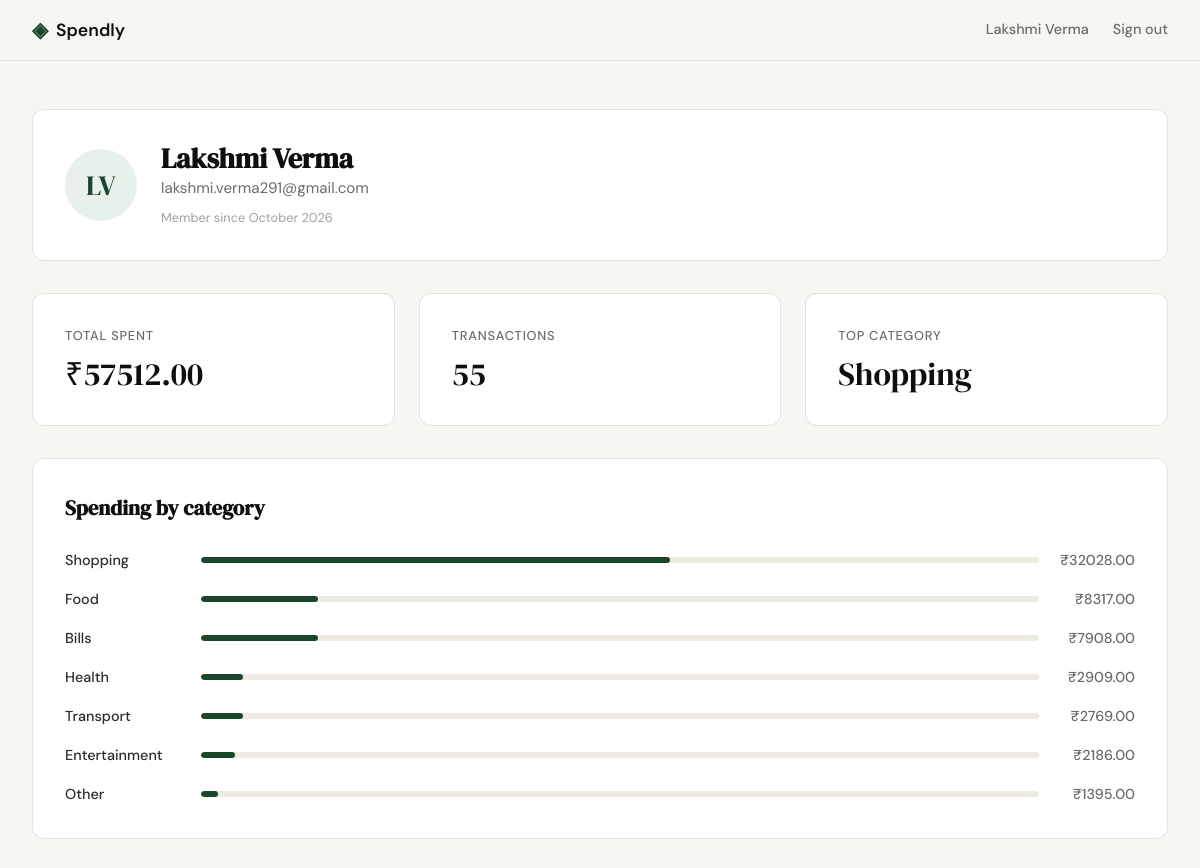
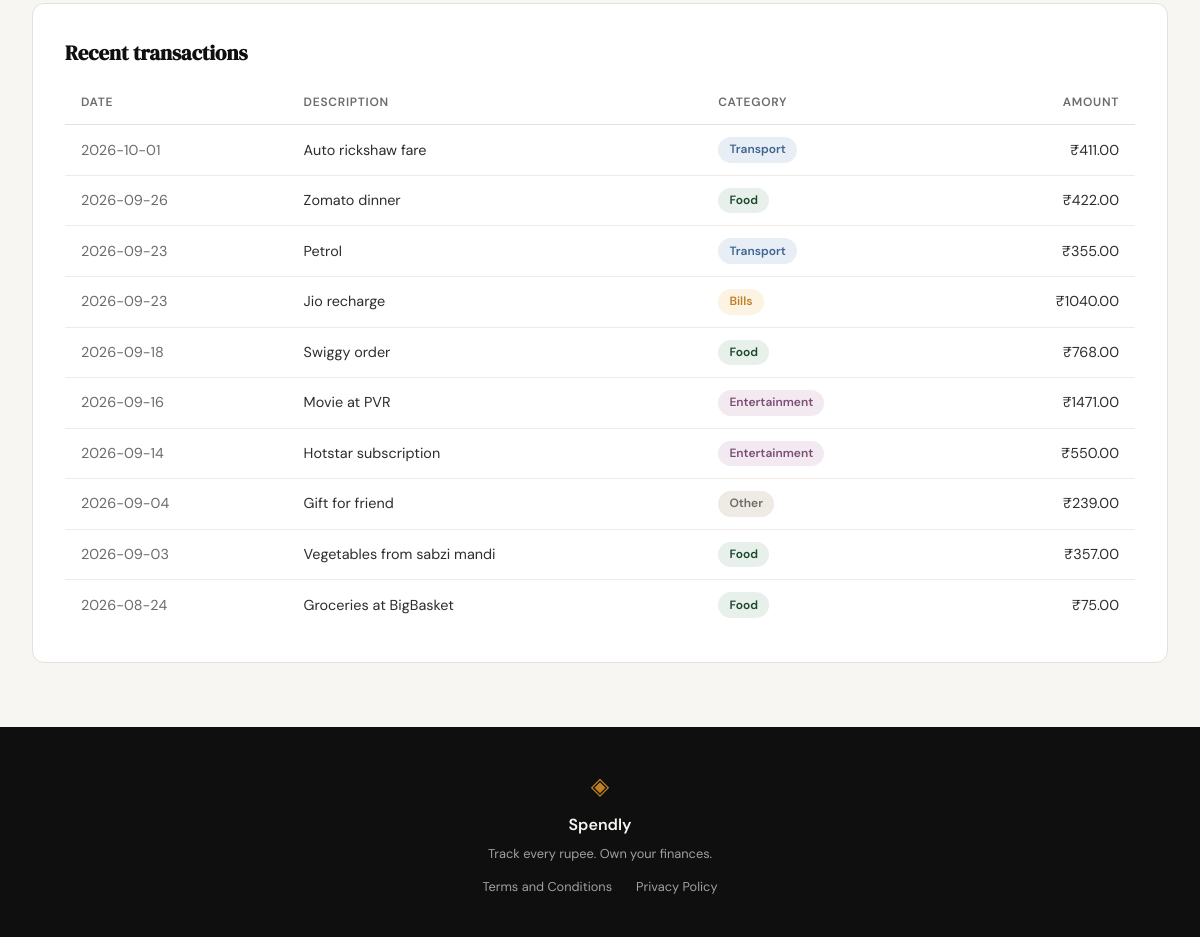
Screenshot of /profile (signed in) with the database file from the repository (2 pictures, top to bottom).
### tables this page shows
CREATE TABLE users (
                id            INTEGER PRIMARY KEY AUTOINCREMENT,
                name          TEXT NOT NULL,
                email         TEXT NOT NULL UNIQUE,
                password_hash TEXT NOT NULL,
                created_at    TEXT DEFAULT (datetime('now'))
            );

CREATE TABLE expenses (
                id          INTEGER PRIMARY KEY AUTOINCREMENT,
                user_id     INTEGER NOT NULL REFERENCES users(id),
                amount      REAL NOT NULL,
                category    TEXT NOT NULL,
                date        TEXT NOT NULL,
                description TEXT,
                created_at  TEXT DEFAULT (datetime('now'))
            );

### app.py (the view)
@app.route("/profile")
def profile():
    user_id = session.get("user_id")
    if not user_id:
        return redirect(url_for("login"))
    row = get_user_by_id(user_id)
    if row is None:
        session.clear()
        return redirect(url_for("login"))
    user = {
        "name": row["name"],
        "email": row["email"],
        "initials": _initials(row["name"]),
        "member_since": _member_since(row["created_at"]),
    }
    return render_template(
        "profile.html",
        user=user,
        stats=get_summary_stats(user_id),
        transactions=get_recent_transactions(user_id),
        categories=get_category_breakdown(user_id),
    )

### app.py (called while the page is built)
def _initials(name):
    return "".join(w[0] for w in name.split()[:2]).upper() or "?"

def _member_since(created_at):
    try:
        return datetime.strptime(created_at, "%Y-%m-%d %H:%M:%S").strftime("%B %Y")
    except (TypeError, ValueError):
        return "—"

### database/db.py (called while the page is built)
def get_db():
    conn = sqlite3.connect(DB_PATH)
    conn.row_factory = sqlite3.Row
    conn.execute("PRAGMA foreign_keys = ON")
    return conn

def get_user_by_id(user_id):
    conn = get_db()
    try:
        return conn.execute(
            "SELECT name, email, created_at FROM users WHERE id = ?", (user_id,)
        ).fetchone()
    finally:
        conn.close()

def get_summary_stats(user_id):
    conn = get_db()
    try:
        total, count = conn.execute(
            "SELECT COALESCE(SUM(amount), 0), COUNT(*) FROM expenses "
            "WHERE user_id = ?",
            (user_id,),
        ).fetchone()
        top = conn.execute(
            "SELECT category FROM expenses WHERE user_id = ? "
            "GROUP BY category ORDER BY SUM(amount) DESC LIMIT 1",
            (user_id,),
        ).fetchone()
    finally:
        conn.close()
    return {
        "total_spent": total,
        "transaction_count": count,
        "top_category": top["category"] if top else None,
    }

def get_recent_transactions(user_id, limit=10):
    conn = get_db()
    try:
        rows = conn.execute(
            "SELECT date, description, category, amount FROM expenses "
            "WHERE user_id = ? ORDER BY date DESC, id DESC LIMIT ?",
            (user_id, limit),
        ).fetchall()
    finally:
        conn.close()
    return [dict(r) for r in rows]

def get_category_breakdown(user_id):
    conn = get_db()
    try:
        rows = conn.execute(
            "SELECT category, SUM(amount) AS amount FROM expenses "
            "WHERE user_id = ? GROUP BY category ORDER BY amount DESC",
            (user_id,),
        ).fetchall()
    finally:
        conn.close()
    total = sum(r["amount"] for r in rows)
    if not total:
        return []
    return [
        {
            "name": r["category"],
            "amount": r["amount"],
            "percent": round(r["amount"] / total * 100),
        }
        for r in rows
    ]

### templates/profile.html (shortened to what this page needs)
{% extends "base.html" %}
{% block head %}
<link rel="stylesheet" href="{{ url_for('static', filename='css/profile.css') }}">
{% endblock %}
{% block content %}
<section class="profile-page">
    <div class="profile-inner">
        <div class="profile-card profile-user">
            <div class="profile-avatar">{{ user.initials }}</div>
            <div>
                <h1 class="profile-name">{{ user.name }}</h1>
                <p class="profile-email">{{ user.email }}</p>
                <p class="profile-since">Member since {{ user.member_since }}</p>
            </div>
        </div>
        <div class="profile-stats">
            <div class="profile-card">
                <p class="profile-stat-label">Total spent</p>
                <p class="profile-stat-value">₹{{ "%.2f"|format(stats.total_spent) }}</p>
            </div>
            <div class="profile-card">
                <p class="profile-stat-label">Transactions</p>
                <p class="profile-stat-value">{{ stats.transaction_count }}</p>
            </div>
            <div class="profile-card">
                <p class="profile-stat-label">Top category</p>
                <p class="profile-stat-value">{{ stats.top_category or "—" }}</p>
            </div>
        </div>
        <div class="profile-card">
            <h2 class="profile-section-title">Spending by category</h2>
            {% if categories %}
            <ul class="profile-breakdown">
                {% for c in categories %}
                <li class="profile-breakdown-row">
                    <span class="profile-breakdown-name">{{ c.name }}</span>
                    <progress class="profile-bar" max="100" value="{{ c.percent }}">{{ c.percent }}%</progress>
                    <span class="profile-breakdown-amount">₹{{ "%.2f"|format(c.amount) }}</span>
                </li>
                {% endfor %}
            </ul>
            {% else %}
            <p class="profile-empty">No spending yet.</p>
            {% endif %}
        </div>
        <div class="profile-card">
            <h2 class="profile-section-title">Recent transactions</h2>
            {% if transactions %}
            <div class="profile-table-wrap">
                <table class="profile-table">
                    <thead>
                        <tr>
                            <th>Date</th>
                            <th>Description</th>
                            <th>Category</th>
                            <th class="profile-num">Amount</th>
                        </tr>
                    </thead>
                    <tbody>
                        {% for t in transactions %}
                        <tr>
                            <td class="profile-date">{{ t.date }}</td>
                            <td>{{ t.description }}</td>
                            <td><span class="badge badge-{{ t.category|lower }}">{{ t.category }}</span></td>
                            <td class="profile-num">₹{{ "%.2f"|format(t.amount) }}</td>
                        </tr>
                        {% endfor %}
                    </tbody>
                </table>
            </div>
            {% else %}
            <p class="profile-empty">No transactions yet.</p>
            {% endif %}
        </div>
    </div>
</section>
{% endblock %}

### templates/base.html (shortened to what this page needs)
<!DOCTYPE html>
<html lang="en">
<head>
    <link rel="stylesheet" href="{{ url_for('static', filename='css/style.css') }}">
    {% block head %}{% endblock %}
</head>
<body>
    <nav class="navbar">
        <div class="nav-inner">
            <a href="{{ url_for('landing') }}" class="nav-brand">
                <span class="brand-icon">◈</span>
                <span class="brand-name">Spendly</span>
            </a>
            <div class="nav-links">
                {% if session.get('user_id') %}
                <a href="{{ url_for('profile') }}">{{ session.get('user_name') or 'Profile' }}</a>
                <a href="{{ url_for('logout') }}">Sign out</a>
                {% else %}
                <a href="{{ url_for('login') }}">Sign in</a>
                <a href="{{ url_for('register') }}" class="nav-cta">Get started</a>
                {% endif %}
            </div>
        </div>
    </nav>
    <main class="main-content">
        {% block content %}{% endblock %}
    </main>
    <footer class="footer">
        <div class="footer-inner">
            <span class="brand-icon">◈</span>
            <span class="footer-name">Spendly</span>
            <p class="footer-copy">Track every rupee. Own your finances.</p>
            <div class="footer-links">
                <a href="/terms">Terms and Conditions</a>
                <a href="/privacy">Privacy Policy</a>
            </div>
        </div>
    </footer>
</body>
</html>

### static/css/style.css (style rules this page uses)
:root { --ink: #0f0f0f; --ink-soft: #2d2d2d; --ink-muted: #6b6b6b; --ink-faint: #a0a0a0; --paper: #f7f6f3; --paper-warm: #f0ede6; --paper-card: #ffffff; --accent: #1a472a; --accent-light: #e8f0eb; --accent-2: #c17f24; --accent-2-light: #fdf3e3; --danger: #c0392b; --danger-light: #fdecea; --border: #e4e1da; --border-soft: #eeebe4; --cat-transport: #3f6590; --cat-transport-light: #e8eef5; --cat-entertainment: #7a4f73; --cat-entertainment-light: #f3eaf1; --cat-shopping: #2a7b7b; --cat-shopping-light: #e5f2f2; --font-display: 'DM Serif Display', Georgia, serif; --font-body: 'DM Sans', system-ui, sans-serif; --max-width: 1200px; --auth-width: 440px; --radius-sm: 6px; --radius-md: 12px; --radius-lg: 20px; }
*, *::before, *::after { box-sizing: border-box; margin: 0; padding: 0; }
html { font-size: 16px; scroll-behavior: smooth; }
body { background: var(--paper); color: var(--ink); font-family: var(--font-body); font-size: 1rem; line-height: 1.6; -webkit-font-smoothing: antialiased; }
a { color: inherit; text-decoration: none; }
.navbar { position: sticky; top: 0; z-index: 100; background: var(--paper); border-bottom: 1px solid var(--border); padding: 0 2rem; }
.nav-inner { max-width: var(--max-width); margin: 0 auto; height: 60px; display: flex; align-items: center; justify-content: space-between; }
.nav-brand { display: flex; align-items: center; gap: 0.5rem; font-family: var(--font-body); font-weight: 600; font-size: 1.1rem; color: var(--ink); }
.brand-icon { color: var(--accent); font-size: 1.3rem; }
.brand-name { color: var(--ink); }
.nav-links { display: flex; align-items: center; gap: 1.5rem; font-size: 0.9rem; font-weight: 500; }
.nav-links a { color: var(--ink-muted); transition: color 0.2s; }
.main-content { min-height: calc(100vh - 60px - 100px); }
.footer { background: var(--ink); color: var(--paper); padding: 2.5rem 2rem; text-align: center; }
.footer-inner { display: flex; flex-direction: column; align-items: center; gap: 0.4rem; }
.footer .brand-icon { color: var(--accent-2); font-size: 1.5rem; }
.footer-name { font-weight: 600; font-size: 1rem; }
.footer-copy { font-size: 0.8rem; color: var(--ink-faint); }
.footer-links { display: flex; gap: 1.5rem; margin-top: 0.4rem; }
.footer-links a { font-size: 0.8rem; color: var(--ink-faint); transition: color 0.2s; }

### rows the page displays
users: name "Lakshmi Verma", email "lakshmi.verma291@gmail.com"
expenses: date "2026-10-01", description "Auto rickshaw fare", category "Transport", amount "411.00"
expenses: date "2026-09-26", description "Zomato dinner", category "Food", amount "422.00"
expenses: date "2026-09-23", description "Petrol", category "Transport", amount "355.00"
expenses: date "2026-09-23", description "Jio recharge", category "Bills", amount "1040.00"
expenses: date "2026-09-18", description "Swiggy order", category "Food", amount "768.00"
expenses: date "2026-09-16", description "Movie at PVR", category "Entertainment", amount "1471.00"
expenses: date "2026-09-14", description "Hotstar subscription", category "Entertainment", amount "550.00"
expenses: date "2026-09-04", description "Gift for friend", category "Other", amount "239.00"
expenses: date "2026-09-03", description "Vegetables from sabzi mandi", category "Food", amount "357.00"
expenses: date "2026-08-24", description "Groceries at BigBasket", category "Food", amount "75.00"

### other values shown
{{ user.initials }} "LV"
{{ user.member_since }} "October 2026"
{{ "%.2f"|format(stats.total_spent) }} "57512.00"
{{ stats.transaction_count }} "55"
{{ stats.top_category or "—" }} "Shopping"
{{ c.name }} "Shopping" "Food" "Bills" "Health" "Transport" "Entertainment" "Other"
{{ "%.2f"|format(c.amount) }} "32028.00" "8317.00" "7908.00" "2909.00" "2769.00" "2186.00" "1395.00"
